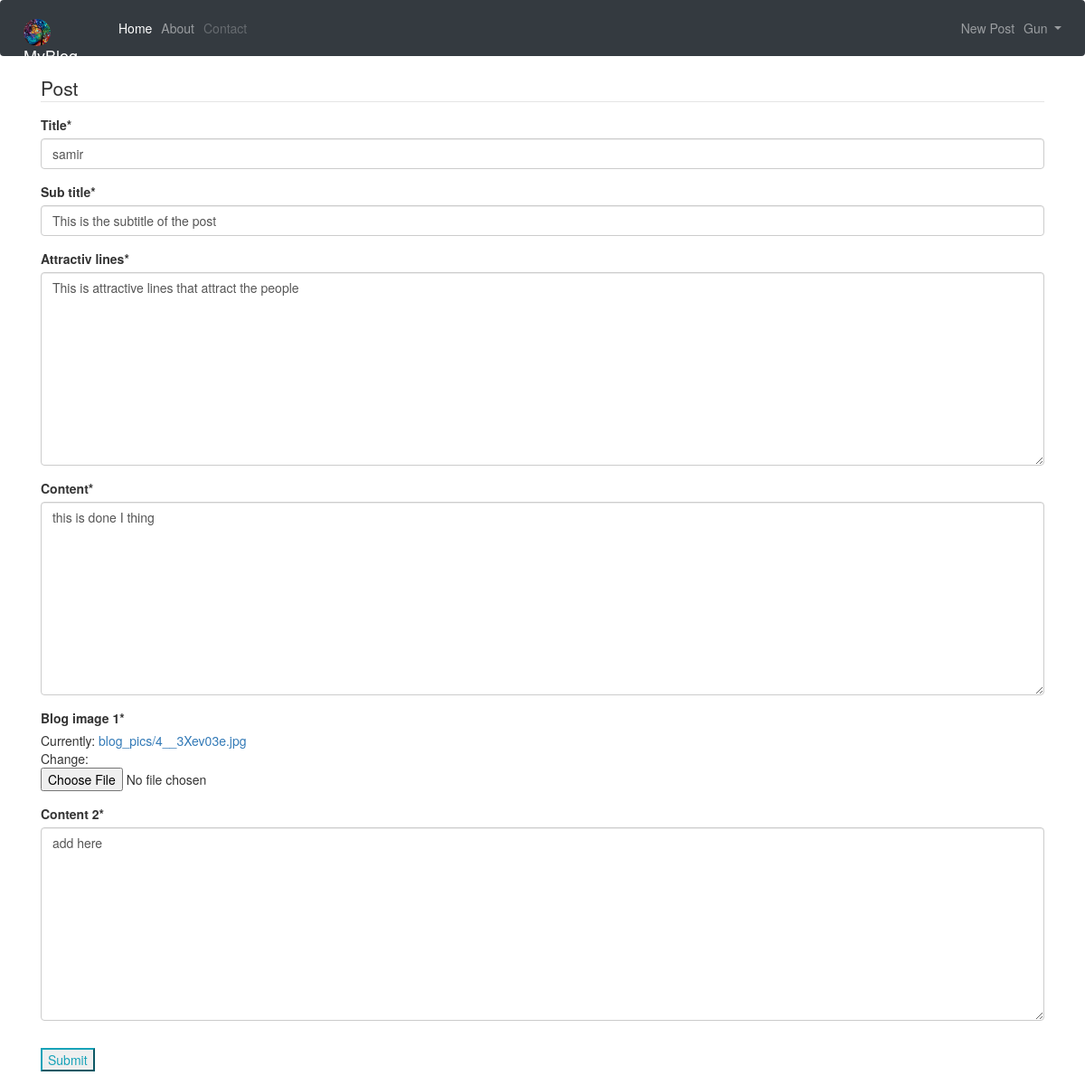
The app's page /post/25/update/ (signed in) with its own data.
### Blog/models.py (models this page shows, shortened)
class Post(models.Model):
    title=models.CharField(max_length=50)
    sub_title=models.CharField(default="This is the subtitle of the post ",max_length=150)
    attractiv_lines=models.TextField(default="This is attractive lines that attract the people ",max_length=1000)
    content=models.TextField(max_length=4000)
    content_2=models.TextField(default="add here")
    date_posted=models.DateTimeField(default=timezone.now)
    blog_image_1=models.ImageField(default='default.jpg',upload_to='blog_pics')
    author =models.ForeignKey(User,on_delete=models.CASCADE)   #this for if we delete the user the post will also deleted and not vice versa

### Blog/views.py (the view, shortened to what this page needs)
# urls.py: path('post/<int:pk>/update/', PostUpdateView.as_view(), name='post-update'),
class PostUpdateView(LoginRequiredMixin,UserPassesTestMixin,UpdateView):
    model = Post
    fields = ['title','sub_title','attractiv_lines','content','blog_image_1','content_2']
    def test_func(self):
        post= self.get_object()
        if self.request.user== post.author:
            return True
        return False

### Blog/templates/Blog/post_form.html (shortened to what this page needs)
<!DOCTYPE html>
{% extends 'Blog/base.html'%}
{% load crispy_forms_tags %}
{% block body %}
<html lang="en">
<head>
</head>
<body>
<div class="container">
    <form method="POST" enctype="multipart/form-data">
        <fieldset class="form-group">
            <legend class="'border-bottom mb-4">Post</legend>
            {{ form|crispy }}
        </fieldset>
        <div class="form-group">
            <button class="btn-outline-info" type="submit"> Submit</button>
        </div>
    </form>
</div>
</body>
</html>
{% endblock %}

### Blog/templates/Blog/Base.html (shortened to what this page needs)
<!doctype html>
<html lang="en">
  <head>
    <link rel="stylesheet" href="https://stackpath.bootstrapcdn.com/bootstrap/4.4.1/css/bootstrap.min.css">
<link href="//netdna.bootstrapcdn.com/bootstrap/3.0.0/css/bootstrap.min.css" rel="stylesheet" id="bootstrap-css">
<div class="">
   <nav class="navbar navbar-expand-lg navbar-dark bg-dark">
     <a class="navbar-brand" href="#">
         {% load static %}
        <img src="{% static 'Blog/2_.jpg' %}" width="30" height="30" class="rounded-circle account-img" alt="">
        MyBlog
      </a>
          <div class="collapse navbar-collapse" id="navbarNav">
            <ul class="navbar-nav">
              <li class="nav-item active">
                <a class="nav-link" href="{% url 'latest' %}">Home<span class="sr-only">(current)</span></a>
              </li>
              <li class="nav-item">
                <a class="nav-link" href="{% url 'about' %}">About</a>
              </li>
              <li class="nav-item">
                <a class="nav-link disabled" href="#" tabindex="-1" aria-disabled="true">Contact</a>
              </li>
            </ul>
          </div>
          <div class="navbar-nav">
            {% if user.is_authenticated and user.profile %}
             <li class="nav-item">
                <a class="nav-item nav-link" href="{% url 'post-create' %}">New Post</a>
              </li>
              <li class="nav-item dropdown">
                    <a class="nav-link dropdown-toggle" href="#" id="navbarDropdown" role="button" data-toggle="dropdown" aria-haspopup="true" aria-expanded="false">
                      {{ user.username}}
                    </a>
               </li>
              <li class="nav-item">
                <a class="nav-item nav-link" href="#">     </a>
              </li>
              <br>
              <br>
            {% elif user.is_authenticated %}
                <a class="nav-item nav-link" href="{% url 'logout' %}">LogOut</a>
                <a class="nav-item nav-link" href="{% url 'join_us' %}">Join Us</a>
            {% else %}
                <a class="nav-item nav-link" href="{% url 'register' %}">Register</a>
                <a class="nav-item nav-link" href="{% url 'login' %}">SignIn</a>
            {% endif %}
          </div>
<br>
   </nav>
  </head>
  <body>
  {% block body %} {% endblock%}
  </body>
</html>

### records on screen
Post: title "samir", sub_title "This is the subtitle of the post", attractiv_lines "This is attractive lines that attract the people", content "this is done I thing", content_2 "add here"

### other values on screen
{{ user.username }} "Gun"
